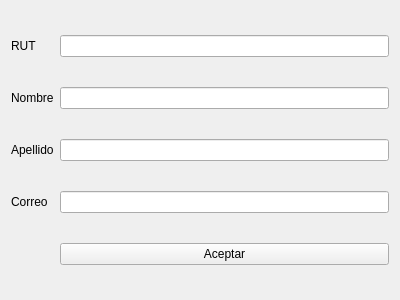
<?xml version="1.0" encoding="UTF-8"?>
<ui version="4.0">
 <class>Form</class>
 <widget class="QWidget" name="Form">
  <property name="geometry">
   <rect>
    <x>0</x>
    <y>0</y>
    <width>400</width>
    <height>300</height>
   </rect>
  </property>
  <property name="windowTitle">
   <string>Formulario</string>
  </property>
  <layout class="QGridLayout" name="gridLayout">
   <item row="0" column="0">
    <widget class="QLabel" name="label">
     <property name="text">
      <string>RUT</string>
     </property>
    </widget>
   </item>
   <item row="0" column="1">
    <widget class="QLineEdit" name="rut"/>
   </item>
   <item row="1" column="0">
    <widget class="QLabel" name="label_2">
     <property name="text">
      <string>Nombre</string>
     </property>
    </widget>
   </item>
   <item row="1" column="1">
    <widget class="QLineEdit" name="nombre"/>
   </item>
   <item row="2" column="0">
    <widget class="QLabel" name="label_3">
     <property name="text">
      <string>Apellido</string>
     </property>
    </widget>
   </item>
   <item row="2" column="1">
    <widget class="QLineEdit" name="apellido"/>
   </item>
   <item row="3" column="0">
    <widget class="QLabel" name="label_4">
     <property name="text">
      <string>Correo</string>
     </property>
    </widget>
   </item>
   <item row="3" column="1">
    <widget class="QLineEdit" name="correo"/>
   </item>
   <item row="4" column="1">
    <widget class="QPushButton" name="aceptar">
     <property name="text">
      <string>Aceptar</string>
     </property>
    </widget>
   </item>
  </layout>
 </widget>
 <resources/>
 <connections/>
</ui>
